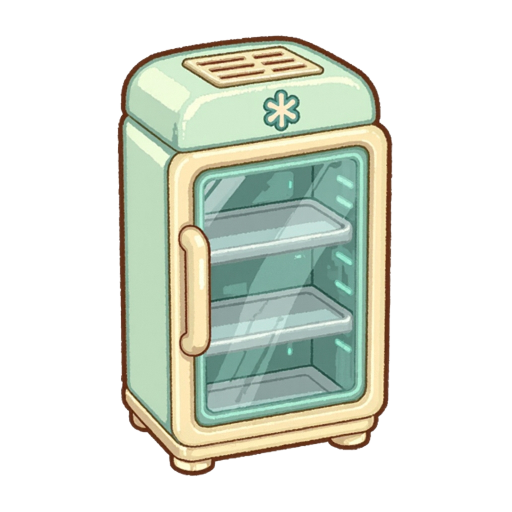
#> input picture resources/ui/device_v1/chiller.png, 1024 x 1024 px (shown at 1/2 size)
$ python generate_action_recipe_icons.py --source-dir ../resources/ui/device_v1 --output-dir out
#> lines starting #> are read from the running program, lines starting #| are printed output that depends on the picture
from __future__ import annotations

import argparse
import sys
from pathlib import Path

from PIL import Image


ACTION_ICON_SIZE = (32, 32)


def generate_action_icons(source_dir: Path, output_dir: Path) -> list[Path]:
	source_paths = sorted(source_dir.glob("*.png"))
	if not source_paths:
		raise FileNotFoundError(f"no source icons found in {source_dir}")

	output_dir.mkdir(parents=True, exist_ok=True)
	generated: list[Path] = []
	for source_path in source_paths:
		output_path = output_dir / source_path.name
		with Image.open(source_path) as image:
#> image is the input picture: PIL image 1024x1024 RGBA; mean R, G, B, A 219.6, 225, 214.3, 103.7
			rgba = image.convert("RGBA")
			resized = rgba.resize(ACTION_ICON_SIZE, Image.Resampling.LANCZOS)
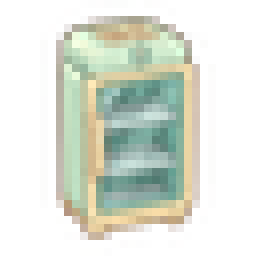
#> resized: PIL image 32x32 RGBA (shown 8 times larger); mean R, G, B, A 88, 90.9, 76.4, 103.8; transparent parts drawn white
			resized.save(output_path, format="PNG", optimize=True)
		generated.append(output_path)
#> pass 2 of the loop in generate_action_icons, `for source_path in source_paths:`:
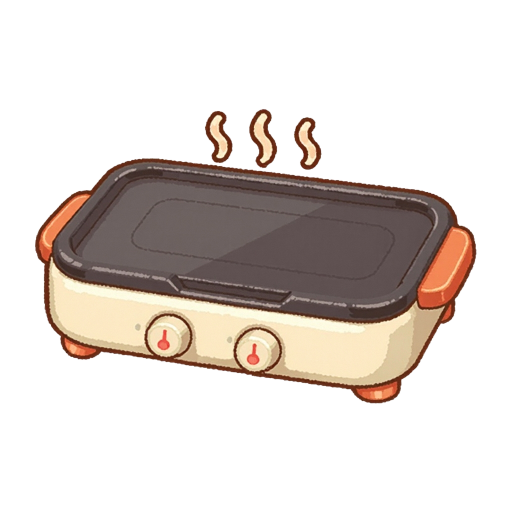
#> input picture resources/ui/device_v1/griddle.png, 1024 x 1024 px (shown at 1/2 size)
#> in generate_action_icons, image is the input picture: PIL image 1024x1024 RGBA; mean R, G, B, A 219.7, 211.9, 206.5, 79.9
#> in generate_action_icons, `resized = rgba.resize(ACTION_ICON_SIZE, Image.Resampling.LANCZOS)`:
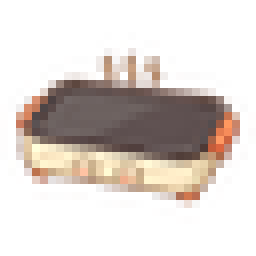
#> resized: PIL image 32x32 RGBA (shown 8 times larger); mean R, G, B, A 65.3, 49.1, 41.5, 80.1; transparent parts drawn white
	return generated


def _parse_args() -> argparse.Namespace:
	parser = argparse.ArgumentParser(description="Generate 32x32 recipe action-row icons.")
	parser.add_argument("--source-dir", type=Path, required=True)
	parser.add_argument("--output-dir", type=Path, required=True)
	return parser.parse_args()


def main() -> int:
	args = _parse_args()
	try:
		generated = generate_action_icons(
			args.source_dir.resolve(),
			args.output_dir.resolve(),
		)
	except FileNotFoundError as error:
		print(error, file=sys.stderr)
		return 1
	print(f"generated {len(generated)} action-row icons")
	return 0


if __name__ == "__main__":
	raise SystemExit(main())
#> (the program exits here)
